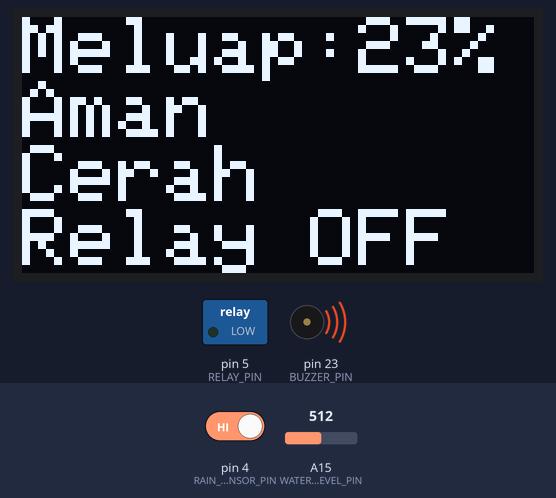
Bench run of a sketch on a simulated Arduino Mega 2560, built with avr-gcc and run on an emulated ATmega2560. Parts: 128×64 one-colour display, switched loads named in the sketch (green lamp = pin HIGH), buzzer (waves = sounding, pin HIGH). The test bench sets the inputs (shaded band); at power-on: pin 4 (RAIN_SENSOR_PIN) HIGH, A15 (WATER_LEVEL_PIN) = 512. What the sketch prints to the serial monitor is not drawn.

Above: at 2.2 s.
2.3 s: pin 4 (RAIN_SENSOR_PIN) driven LOW
At 5.8 s:
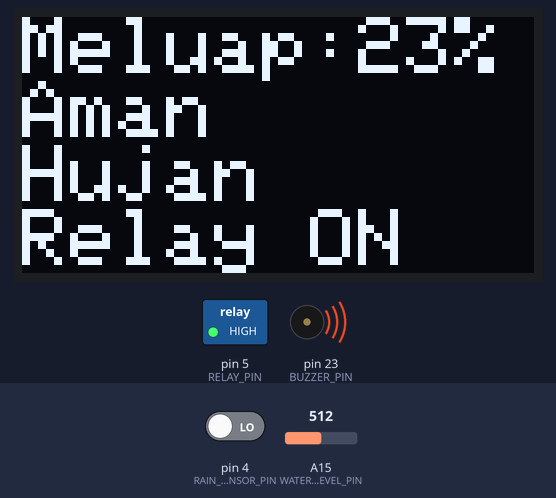
6.4 s: A15 (WATER_LEVEL_PIN) set to 544
At 10.0 s:
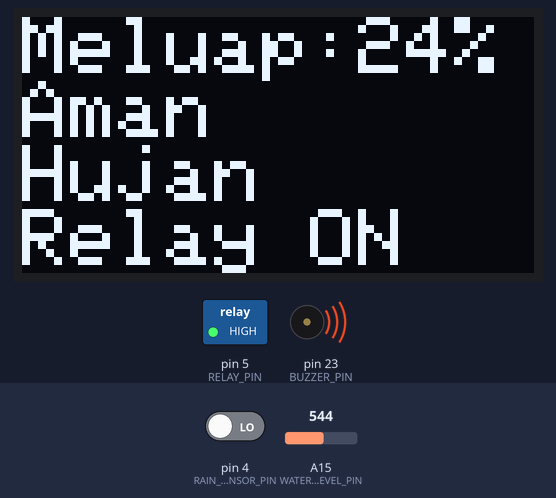
10.5 s: A15 (WATER_LEVEL_PIN) set to 886
At 14.2 s:
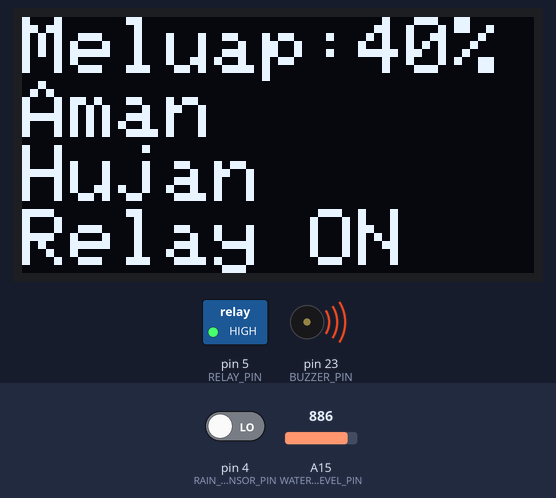
14.6 s: A15 (WATER_LEVEL_PIN) set to 918
At 17.9 s:
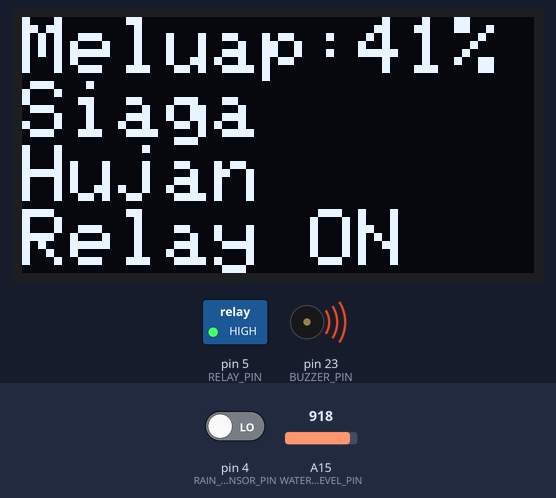
18.7 s: pin 4 (RAIN_SENSOR_PIN) driven HIGH
At 22.7 s:
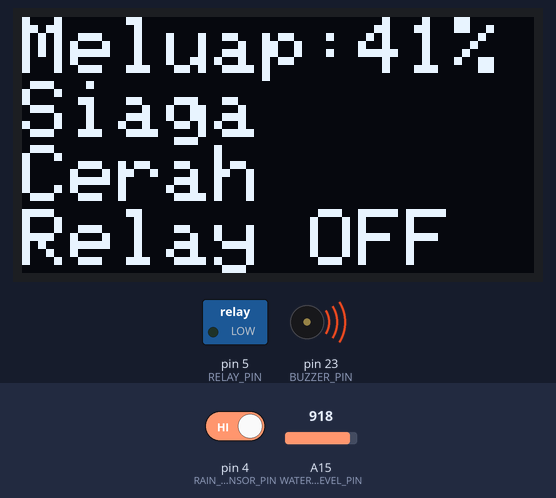
22.8 s: A15 (WATER_LEVEL_PIN) set to 900
At 24.5 s:
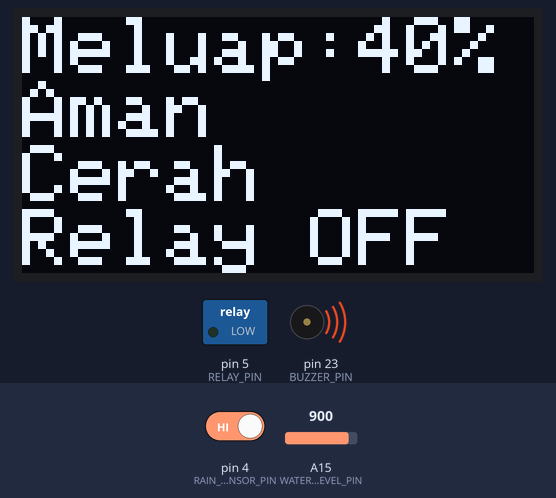
Timing chart, 0 to 26.0 s (numbered marks = the images above; inputs shaded):
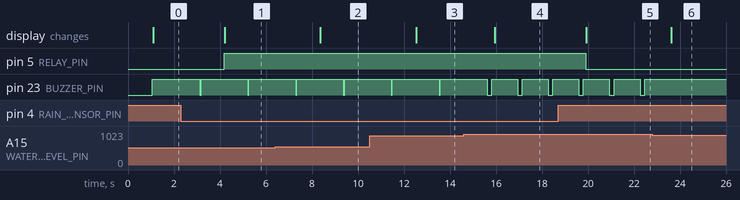

The sketch:

main_skripsi.ino
```cpp
#include <Adafruit_GFX.h>
#include <Adafruit_SSD1306.h>
#define WATER_LEVEL_PIN 15
#define RELAY_PIN 5
#define RAIN_SENSOR_PIN 4
#define BUZZER_PIN 23
Adafruit_SSD1306 display(128, 64, &Wire, -1);
int relayState = 0;
void setup() {
  Serial.begin(115200);
  if (!display.begin(SSD1306_PAGEADDR, 0x3C)) {
    Serial.println("OLED tidak ditemukan. Periksa koneksi!");
    while (true);
  }

  display.setTextColor(SSD1306_WHITE);
  display.clearDisplay();
  display.setCursor(0, 0);
  display.setTextSize(2);

  pinMode(WATER_LEVEL_PIN, INPUT);
  pinMode(RAIN_SENSOR_PIN, INPUT);
  pinMode(BUZZER_PIN, OUTPUT);
  pinMode(RELAY_PIN, OUTPUT);
  digitalWrite(RELAY_PIN, LOW);

  display.print("SEDANG\nMEMBACA\nSENSOR");
  display.display();
  delay(1000);
}

void loop() {
  display.clearDisplay();
  display.setCursor(0, 0);
  int waterLevelValue = analogRead(WATER_LEVEL_PIN);
  int waterLevelPercent = map(waterLevelValue, 0, 2200, 0, 100);
  int rainSensorState = digitalRead(RAIN_SENSOR_PIN);

  Serial.print("Tingkat Air: ");
  Serial.print(waterLevelValue);
  Serial.print(" / ");
  Serial.print(waterLevelPercent);
  Serial.print("% | Sensor Hujan: ");
  Serial.println(rainSensorState);

  if (waterLevelPercent > 100) waterLevelPercent = 100;

  display.printf("Meluap:%d%%\n", waterLevelPercent);

  if (waterLevelPercent >= 80) {
    display.println("Bahaya");
  } else if (waterLevelPercent < 80 && waterLevelPercent > 40) {
    display.println("Siaga");
  } else {
    display.println("Aman");
  }

  (rainSensorState == LOW) ? display.print("Hujan") : display.print("Cerah");

 if (waterLevelPercent >= 80) {
    relayState = 1;
    digitalWrite(BUZZER_PIN, LOW);
    delay(500);
    digitalWrite(BUZZER_PIN, HIGH);
    delay(50);

  } else if (waterLevelPercent < 80 && waterLevelPercent > 40) {
    relayState = 0;
    digitalWrite(BUZZER_PIN, LOW);
    delay(200);
    digitalWrite(BUZZER_PIN, HIGH);
    delay(100);

  } else {
    digitalWrite(BUZZER_PIN, HIGH);
    if (rainSensorState == 0) {
      relayState = 1;
      digitalWrite(BUZZER_PIN, LOW);
      delay(50);
      digitalWrite(BUZZER_PIN, HIGH);
      delay(1000);
    } else {
      digitalWrite(RELAY_PIN, LOW);
      relayState = 0;
    }
  }

  if (relayState == 1 || rainSensorState == 0){
    display.print("\nRelay ON");
    digitalWrite(RELAY_PIN, HIGH);
  } else {
    display.print("\nRelay OFF");
    digitalWrite(RELAY_PIN, LOW);
  }
  display.display();
  delay(1000);
}
```

Measured:
- the behaviour switches between 527 and 528 on A15 (WATER_LEVEL_PIN) (found by bisection; images 1 and 2)
- the behaviour switches between 901 and 902 on A15 (WATER_LEVEL_PIN) (found by bisection; images 3 and 4)
- after the input at 2.3 s, pin 5 (RELAY_PIN): LOW → HIGH after 1.9 s; pin 23 (BUZZER_PIN): alternates HIGH for 2.0 s and LOW for 0.05 s, starting after 0.82 s; the display: changes after 1.9 s (image 1)
- after the input at 6.4 s, the display: changes after 2.0 s (image 2)
- after the input at 10.5 s, the display: changes after 2.0 s (image 3)
- after the input at 14.6 s, pin 23 (BUZZER_PIN): alternates HIGH for 1.1 s and LOW for 0.20 s, starting after 1.2 s; the display: changes after 1.3 s (image 4)
- after the input at 18.7 s, pin 5 (RELAY_PIN): HIGH → LOW after 1.2 s; the display: changes after 1.2 s (image 5)
- after the input at 22.8 s, pin 23 (BUZZER_PIN): stops changing and stays HIGH; the display: changes after 0.82 s (image 6)
